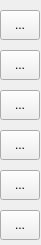
<?xml version="1.0" encoding="UTF-8"?>
<ui version="4.0">
 <class>Toolbar</class>
 <widget class="QWidget" name="Toolbar">
  <property name="geometry">
   <rect>
    <x>0</x>
    <y>0</y>
    <width>41</width>
    <height>245</height>
   </rect>
  </property>
  <property name="windowTitle">
   <string>Toolbar</string>
  </property>
  <widget class="QToolButton" name="arrowButton">
   <property name="geometry">
    <rect>
     <x>0</x>
     <y>10</y>
     <width>40</width>
     <height>30</height>
    </rect>
   </property>
   <property name="cursor">
    <cursorShape>PointingHandCursor</cursorShape>
   </property>
   <property name="text">
    <string>...</string>
   </property>
   <property name="icon">
    <iconset>
     <normaloff>C:/Users/ASUS/Downloads/arrow.png</normaloff>C:/Users/ASUS/Downloads/arrow.png</iconset>
   </property>
   <property name="iconSize">
    <size>
     <width>30</width>
     <height>30</height>
    </size>
   </property>
  </widget>
  <widget class="QToolButton" name="brushButton">
   <property name="geometry">
    <rect>
     <x>0</x>
     <y>50</y>
     <width>40</width>
     <height>30</height>
    </rect>
   </property>
   <property name="cursor">
    <cursorShape>PointingHandCursor</cursorShape>
   </property>
   <property name="text">
    <string>...</string>
   </property>
   <property name="icon">
    <iconset>
     <normaloff>C:/Users/ASUS/Downloads/brush.png</normaloff>C:/Users/ASUS/Downloads/brush.png</iconset>
   </property>
   <property name="iconSize">
    <size>
     <width>20</width>
     <height>20</height>
    </size>
   </property>
  </widget>
  <widget class="QToolButton" name="lineButton">
   <property name="geometry">
    <rect>
     <x>0</x>
     <y>90</y>
     <width>40</width>
     <height>30</height>
    </rect>
   </property>
   <property name="cursor">
    <cursorShape>PointingHandCursor</cursorShape>
   </property>
   <property name="text">
    <string>...</string>
   </property>
   <property name="icon">
    <iconset>
     <normaloff>C:/Users/ASUS/Downloads/line.png</normaloff>C:/Users/ASUS/Downloads/line.png</iconset>
   </property>
   <property name="iconSize">
    <size>
     <width>30</width>
     <height>30</height>
    </size>
   </property>
  </widget>
  <widget class="QToolButton" name="rectButton">
   <property name="geometry">
    <rect>
     <x>0</x>
     <y>130</y>
     <width>40</width>
     <height>30</height>
    </rect>
   </property>
   <property name="cursor">
    <cursorShape>PointingHandCursor</cursorShape>
   </property>
   <property name="text">
    <string>...</string>
   </property>
   <property name="icon">
    <iconset>
     <normaloff>C:/Users/ASUS/Downloads/rect.png</normaloff>C:/Users/ASUS/Downloads/rect.png</iconset>
   </property>
   <property name="iconSize">
    <size>
     <width>30</width>
     <height>30</height>
    </size>
   </property>
  </widget>
  <widget class="QToolButton" name="ellipseButton">
   <property name="geometry">
    <rect>
     <x>0</x>
     <y>170</y>
     <width>40</width>
     <height>30</height>
    </rect>
   </property>
   <property name="cursor">
    <cursorShape>PointingHandCursor</cursorShape>
   </property>
   <property name="text">
    <string>...</string>
   </property>
   <property name="icon">
    <iconset>
     <normaloff>C:/Users/ASUS/Downloads/ellipse.png</normaloff>C:/Users/ASUS/Downloads/ellipse.png</iconset>
   </property>
   <property name="iconSize">
    <size>
     <width>30</width>
     <height>30</height>
    </size>
   </property>
  </widget>
  <widget class="QToolButton" name="toolButton_6">
   <property name="geometry">
    <rect>
     <x>0</x>
     <y>210</y>
     <width>40</width>
     <height>30</height>
    </rect>
   </property>
   <property name="cursor">
    <cursorShape>PointingHandCursor</cursorShape>
   </property>
   <property name="text">
    <string>...</string>
   </property>
   <property name="icon">
    <iconset>
     <normaloff>C:/Users/ASUS/Downloads/pipette.png</normaloff>C:/Users/ASUS/Downloads/pipette.png</iconset>
   </property>
   <property name="iconSize">
    <size>
     <width>20</width>
     <height>20</height>
    </size>
   </property>
  </widget>
 </widget>
 <layoutdefault spacing="6" margin="11"/>
 <resources/>
 <connections/>
</ui>
